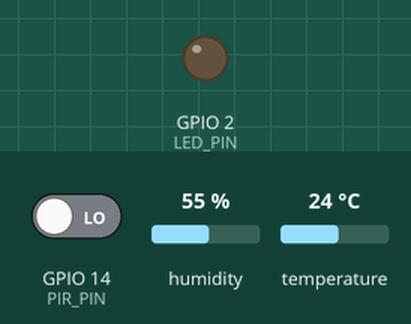
Simulated run of this sketch. Board: ESP32. On the bench: output pins drawn as LEDs (lit = HIGH). Inputs (shaded band) come from the test bench; at power-on: GPIO 14 (PIR_PIN) LOW, humidity 55 %, temperature 24 °C. WiFi joins after 1.5 s; servers stay silent unless stated; the local clock reads 2024-03-15 10:24:30 at power-on unless the sketch sets it; no MQTT or app messages arrive unless stated; what the sketch prints to the serial monitor is not drawn.

Above: at 2.7 s.
2.8 s: GPIO 14 (PIR_PIN) driven HIGH
At 5.6 s:
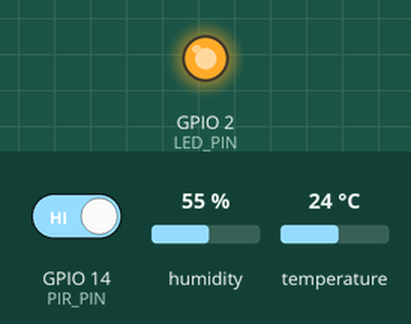
9.7 s: GPIO 14 (PIR_PIN) driven LOW
At 10.6 s:
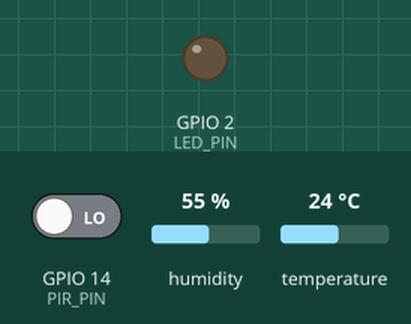
Timing chart, 0 to 12.7 s (numbered marks = the images above; inputs shaded):
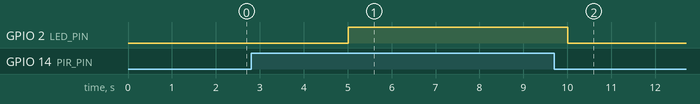

Measured:
- after the input at 2.8 s, GPIO 2 (LED_PIN): LOW → HIGH after 2.2 s
- after the input at 9.7 s, GPIO 2 (LED_PIN): HIGH → LOW after 0.31 s

The sketch:

esp32_wokwi_mqtt.ino
```cpp
#include <WiFi.h>
#include <WiFiClientSecure.h>
#include <PubSubClient.h>
#include <time.h>
#include "DHTesp.h"

#define DHT_PIN 15
#define PIR_PIN 14
#define LED_PIN 2

const char* WIFI_SSID = "Wokwi-GUEST";
const char* WIFI_PASSWORD = "";

// Use HiveMQ Cloud for Wokwi, or change these to a reachable local Mosquitto
// broker if the ESP32 runs on the same network as the backend.
const char* MQTT_HOST = "81f59d91884b46bd8222524e21e28932.s1.eu.hivemq.cloud";
const int MQTT_PORT = 8883;
const char* MQTT_USER = "aelfadl";
const char* MQTT_PASSWORD = "CHANGE_ME";

// These values must match the backend device registry exactly.
const char* DEVICE_ID = "esp32-wokwi-01";
const char* DEVICE_API_KEY = "CHANGE_ME_DEVICE_API_KEY";
const char* FARM_ID = "farm-01";
const char* COOP_ID = "coop-01";
const char* DEVICE_TYPE = "esp32";
const char* FIRMWARE_VERSION = "wokwi-1.0.0";

WiFiClientSecure wifiClient;
PubSubClient mqtt(wifiClient);
DHTesp dhtSensor;
char mqttTopic[128];

unsigned long lastPublish = 0;
const unsigned long PUBLISH_INTERVAL_MS = 5000;
unsigned long messageCounter = 0;

void connectWiFi() {
  Serial.print("Connecting to WiFi");

  WiFi.mode(WIFI_STA);
  WiFi.begin(WIFI_SSID, WIFI_PASSWORD);

  while (WiFi.status() != WL_CONNECTED) {
    delay(500);
    Serial.print(".");
  }

  Serial.println();
  Serial.println("WiFi connected");
  Serial.print("IP address: ");
  Serial.println(WiFi.localIP());
}

void syncTime() {
  configTime(0, 0, "pool.ntp.org", "time.nist.gov");
  Serial.print("Syncing time");

  struct tm timeinfo;
  unsigned long startedAt = millis();
  while (!getLocalTime(&timeinfo) && millis() - startedAt < 10000) {
    delay(500);
    Serial.print(".");
  }

  Serial.println();
  if (getLocalTime(&timeinfo)) {
    Serial.println("Time synced");
  } else {
    Serial.println("Time sync failed, using fallback timestamp");
  }
}

void connectMQTT() {
  mqtt.setServer(MQTT_HOST, MQTT_PORT);

  while (!mqtt.connected()) {
    Serial.print("Connecting to MQTT broker... ");

    bool connected = mqtt.connect(
      DEVICE_ID,
      MQTT_USER,
      MQTT_PASSWORD
    );

    if (connected) {
      Serial.println("connected");
    } else {
      Serial.print("failed, mqtt state=");
      Serial.println(mqtt.state());
      delay(3000);
    }
  }
}

void utcTimestamp(char* buffer, size_t bufferSize) {
  struct tm timeinfo;

  if (getLocalTime(&timeinfo)) {
    strftime(buffer, bufferSize, "%Y-%m-%dT%H:%M:%SZ", &timeinfo);
    return;
  }

  snprintf(buffer, bufferSize, "2026-05-17T12:00:00Z");
}

void publishReading() {
  TempAndHumidity data = dhtSensor.getTempAndHumidity();

  if (isnan(data.temperature) || isnan(data.humidity)) {
    Serial.println("DHT22 read failed");
    return;
  }

  int motion = digitalRead(PIR_PIN);
  digitalWrite(LED_PIN, motion == HIGH ? HIGH : LOW);

  messageCounter++;

  time_t now;
  time(&now);

  char messageId[80];
  snprintf(
    messageId,
    sizeof(messageId),
    "%s-%ld-%lu",
    DEVICE_ID,
    now,
    messageCounter
  );

  char timestamp[32];
  utcTimestamp(timestamp, sizeof(timestamp));

  long wifiRssi = WiFi.RSSI();

  char payload[900];
  snprintf(
    payload,
    sizeof(payload),
    "{"
      "\"schema_version\":\"1.0\","
      "\"message_id\":\"%s\","
      "\"device\":{"
        "\"device_id\":\"%s\","
        "\"device_type\":\"%s\","
        "\"firmware_version\":\"%s\""
      "},"
      "\"location\":{"
        "\"farm_id\":\"%s\","
        "\"coop_id\":\"%s\""
      "},"
      "\"timestamp\":\"%s\","
      "\"data\":{"
        "\"temperature_c\":%.2f,"
        "\"humidity_percent\":%.2f,"
        "\"motion\":%d"
      "},"
      "\"metadata\":{"
        "\"wifi_rssi\":%ld,"
        "\"source\":\"wokwi-esp32\","
        "\"api_key\":\"%s\""
      "}"
    "}",
    messageId,
    DEVICE_ID,
    DEVICE_TYPE,
    FIRMWARE_VERSION,
    FARM_ID,
    COOP_ID,
    timestamp,
    data.temperature,
    data.humidity,
    motion,
    wifiRssi,
    DEVICE_API_KEY
  );

  bool ok = mqtt.publish(mqttTopic, payload, false);

  if (ok) {
    Serial.print("Published: ");
    Serial.println(payload);
  } else {
    Serial.println("Publish failed");
  }
}

void setup() {
  Serial.begin(115200);

  pinMode(PIR_PIN, INPUT);
  pinMode(LED_PIN, OUTPUT);

  dhtSensor.setup(DHT_PIN, DHTesp::DHT22);

  snprintf(mqttTopic, sizeof(mqttTopic), "poultry/%s/%s/readings", FARM_ID, COOP_ID);

  connectWiFi();
  syncTime();

  // Demo only. For production, install the broker CA certificate instead.
  wifiClient.setInsecure();

  connectMQTT();
}

void loop() {
  if (!mqtt.connected()) {
    connectMQTT();
  }

  mqtt.loop();

  if (millis() - lastPublish >= PUBLISH_INTERVAL_MS) {
    lastPublish = millis();
    publishReading();
  }
}
```
